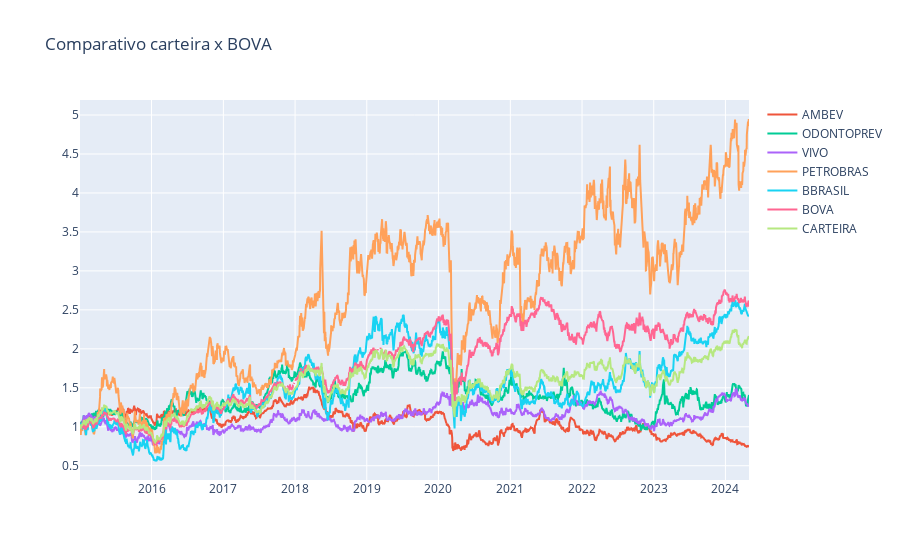

Write notebook code for a chart like this one.
### Code cell
figura = px.line(title = 'Comparativo carteira x BOVA')
for i in dataset_normalizado.columns[1:]:
    figura.add_scatter(x = dataset_normalizado['Date'], y = dataset_normalizado[i], name = i)
figura.show()


####################
# Nota-se a carteira melhor que a BOVA

### Figure 1 — Plotly figure (JSON) as saved in the notebook; plotly's stock layout.template omitted (floating-point values rounded to 4 significant figures; data arrays with more than 128 entries replaced by an {"elided": "..."} marker saying what was removed)
{"data": [{"hovertemplate": "<extra></extra>", "legendgroup": "", "line": {"color": "#636efa", "dash": "solid"}, "marker": {"symbol": "circle"}, "mode": "lines", "name": "", "orientation": "v", "showlegend": false, "type": "scatter", "xaxis": "x", "yaxis": "y"}, {"name": "AMBEV", "type": "scatter", "x": {"elided": "2319 str values"}, "y": {"elided": "2319 float values"}}, {"name": "ODONTOPREV", "type": "scatter", "x": {"elided": "2319 str values"}, "y": {"elided": "2319 float values"}}, {"name": "VIVO", "type": "scatter", "x": {"elided": "2319 str values"}, "y": {"elided": "2319 float values"}}, {"name": "PETROBRAS", "type": "scatter", "x": {"elided": "2319 str values"}, "y": {"elided": "2319 float values"}}, {"name": "BBRASIL", "type": "scatter", "x": {"elided": "2319 str values"}, "y": {"elided": "2319 float values"}}, {"name": "BOVA", "type": "scatter", "x": {"elided": "2319 str values"}, "y": {"elided": "2319 float values"}}, {"name": "CARTEIRA", "type": "scatter", "x": {"elided": "2319 str values"}, "y": {"elided": "2319 float values"}}], "layout": {"legend": {"tracegroupgap": 0}, "title": {"text": "Comparativo carteira x BOVA"}, "xaxis": {"anchor": "y", "domain": [0, 1]}, "yaxis": {"anchor": "x", "domain": [0, 1]}}}
